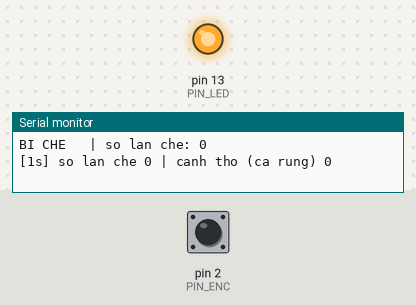
A sketch run on a simulated Arduino Uno, built with avr-gcc and run on an emulated ATmega328P. Parts: output pins drawn as LEDs (lit = HIGH), the last lines printed to the serial monitor. The test bench sets the inputs (shaded band); at power-on: pin 2 (PIN_ENC) HIGH.

Above: at 1.2 s.
1.3 s: pin 2 (PIN_ENC) pulled LOW for 0.15 s
At 1.37 s:
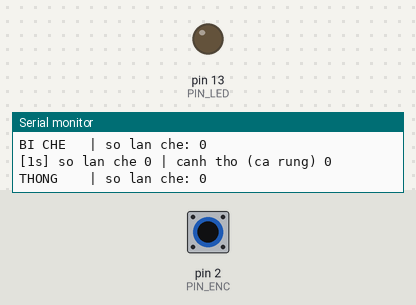
4.4 s: pin 2 (PIN_ENC) pulled LOW for 3.2 s
At 9.0 s:
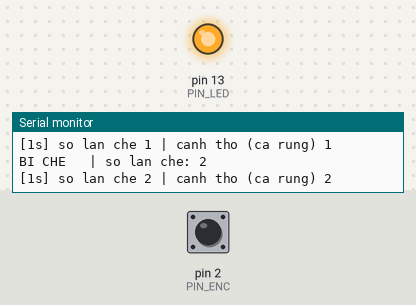
Timing chart, 0 to 10.5 s (numbered marks = the images above; inputs shaded):
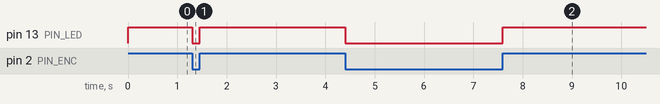

Measured:
- after the input at 1.3 s, pin 13 (PIN_LED): HIGH → LOW at once, → HIGH 0.15 s later
- after the input at 4.4 s, pin 13 (PIN_LED): HIGH → LOW at once, → HIGH 3.2 s later

The sketch:

encoder_only.ino
```cpp
/*
 * encoder_only.ino - CHI test cam bien khe, KHONG dieu khien dong co. Arduino UNO.
 * Quay tay dia / la chan qua khe va xem ket qua.
 *
 * Noi day (module cam bien khe LM393):
 *   VCC -> 5V      GND -> GND      DO -> D2      (AO neu co: de trong)
 * (Neu van dung con OPB tran: TIM -> 2x100 ohm -> 5V, TRANG/XANH DUONG -> GND, XANH LA -> D2)
 *
 * LED tren board (D13) sang khi khe BI CHE (D2 = CAO), tat khi tia sang di qua.
 * Serial Monitor 115200: moi lan doi trang thai in 1 dong; moi giay in tong so lan che.
 * Gui 'z' de dat lai bo dem.
 * CODE THU NGHIEM, CHUA CHAY TREN PHAN CUNG.
 */
const int PIN_ENC = 2;
const int PIN_LED = 13;
const unsigned long LOCK_US = 300;   // bo canh rung < 300 us (do duoc o lan test truoc)

volatile unsigned long nBlock = 0, nRaw = 0, tLastUs = 0;

void encISR() {                      // canh LEN = bat dau bi che
  unsigned long t = micros();
  nRaw++;
  if (t - tLastUs < LOCK_US) return;
  tLastUs = t;
  nBlock++;
}

void setup() {
  Serial.begin(115200);
  pinMode(PIN_ENC, INPUT_PULLUP);
  pinMode(PIN_LED, OUTPUT);
  attachInterrupt(digitalPinToInterrupt(PIN_ENC), encISR, RISING);
  Serial.println(F("encoder_only: quay tay qua khe. 'z' = dat lai bo dem"));
}

void loop() {
  static int last = -1;
  static unsigned long tPrint = 0;
  int s = digitalRead(PIN_ENC);
  digitalWrite(PIN_LED, s);
  if (s != last) {
    last = s;
    noInterrupts(); unsigned long n = nBlock; interrupts();
    Serial.print(s ? F("BI CHE   ") : F("THONG    ")); Serial.print(F("| so lan che: ")); Serial.println(n);
  }
  if (Serial.available() && Serial.read() == 'z') {
    noInterrupts(); nBlock = 0; nRaw = 0; interrupts();
    Serial.println(F("--- dat lai ---"));
  }
  if (millis() - tPrint >= 1000) {
    tPrint = millis();
    noInterrupts(); unsigned long n = nBlock, r = nRaw; interrupts();
    Serial.print(F("[1s] so lan che ")); Serial.print(n);
    Serial.print(F(" | canh tho (ca rung) ")); Serial.println(r);
  }
}
```
